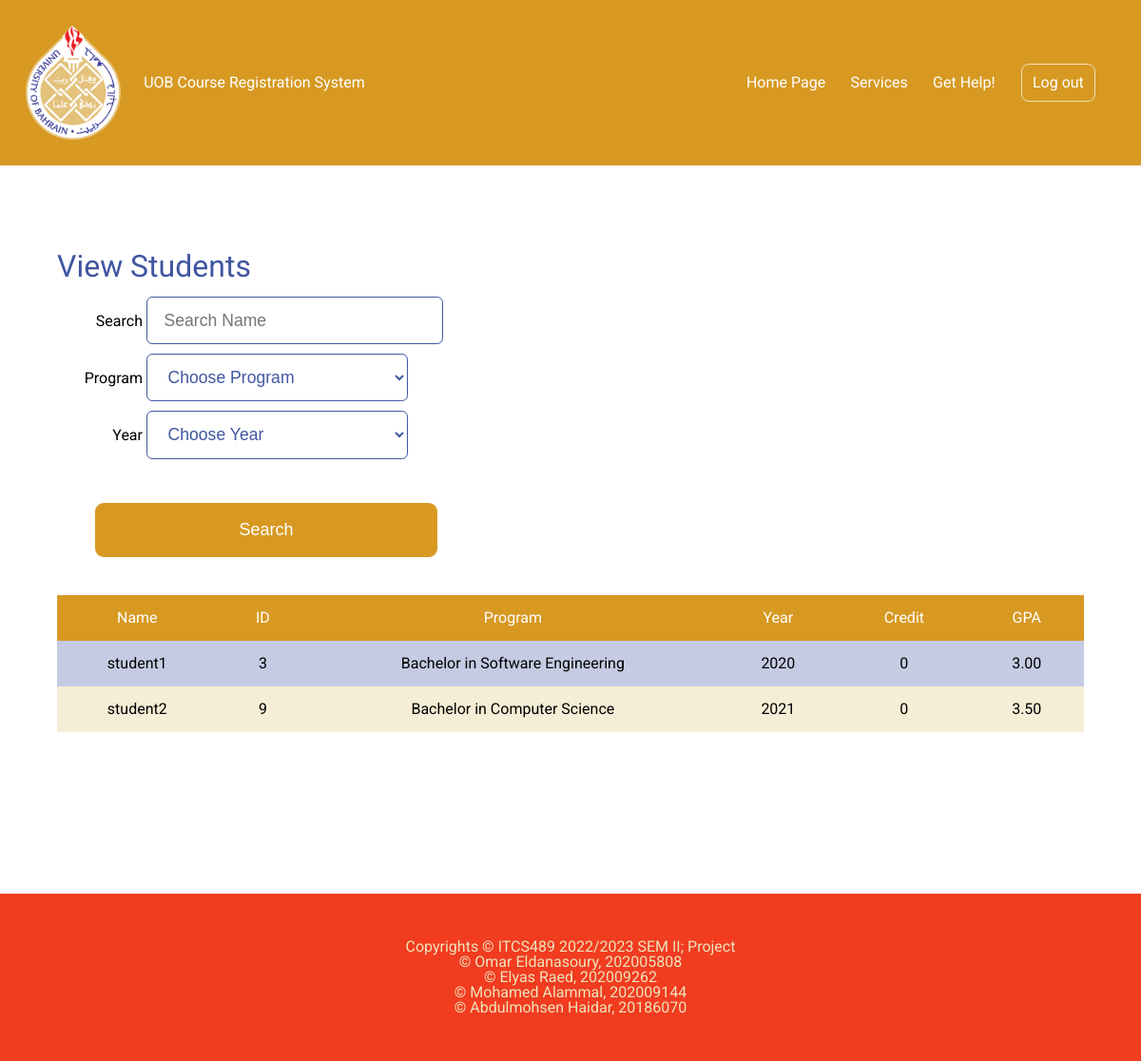
Before: /dean-hod/view-students.php (signed in) with the older database file.
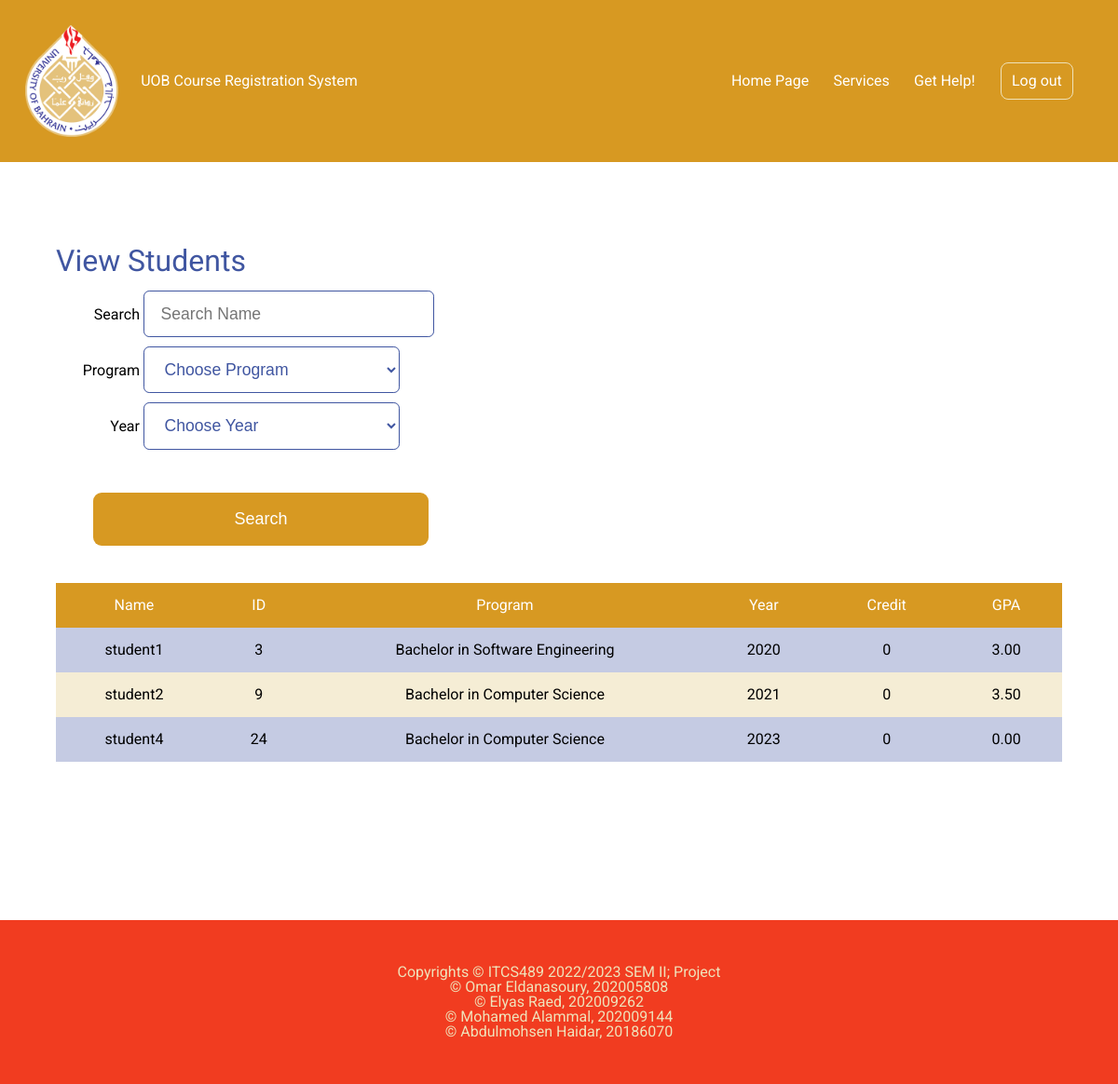
After: the same page with the newer database file.
### tables this page shows
CREATE TABLE `student_info` (
  `student_id` int(10) NOT NULL,
  `gpa` decimal(4,2) NOT NULL,
  `prog_id` int(10) DEFAULT NULL,
  `credits_done` int(3) NOT NULL,
  `year` int(3) NOT NULL
);

CREATE TABLE `users` (
  `user_id` int(10) NOT NULL,
  `type_id` int(10) NOT NULL,
  `username` varchar(150) NOT NULL,
  `email` varchar(255) NOT NULL,
  `password` varchar(255) NOT NULL,
  `college_id` int(10) DEFAULT NULL,
  `dep_id` int(10) DEFAULT NULL,
  `gender` enum('M','F') NOT NULL
);

CREATE TABLE `program_college` (
  `program_id` int(10) NOT NULL,
  `college_id` int(10) DEFAULT NULL,
  `program_name` varchar(50) NOT NULL
);

### dean-hod/view-students.php (the view, shortened to what this page needs)
<!DOCTYPE html>
<html lang="en">
<head>
    <link rel="stylesheet" href="../css/reset.css">
    <link rel="stylesheet" href="../css/style.css">
</head>
<body>
    <?php require('../header.php'); ?>
    <main class="" style="background-color: white; background-image: none; text-align: left; ">
        <h1 class="catalogue-header" style="color: #4056A1;">View Students</h1>
        <form action="" method="post">
            <div class="div">
                <label for="name">Search</label>
                <input type="text" id="name" name="name" placeholder="Search Name" value="<?php $nameValidation = "/^[a-zA-Z]*$/";
                                                                                            if (isset($_POST['name'])) {
                                                                                                if (trim($_POST['name']) != "" && preg_match($nameValidation, $_POST['name'])) {
                                                                                                    echo $_POST['name'];
                                                                                                }
                                                                                            } ?>">
            </div>
            <div class="div">
                <label for="program">Program</label>
                <select class="selecter" name="program" id="program">
                    <option value="" <?php if (!isset($_POST['program'])) {
                                            echo "selected";
                                        }   ?>>Choose Program</option>
                </select>
            </div>
            <div class="div">
                <label for="year">Year</label>
                <select class="selecter" name="year">
                    <option value="" <?php if (!isset($_POST['year'])) {
                                            echo "selected";
                                        }   ?>>Choose Year</option>
                </select>
            </div>
            <div class="div">
                <input type="submit" class="butn primary-butn sign-butn small" style="margin-left:100px;" name="get-students" id="get-students" value="Search">
            </div>
        </form>
        <div id="studentTable">
            <table>
                <thead>
                    <tr>
                        <th class="th-color">Name</th>
                        <th class="th-color">ID</th>
                        <th class="th-color">Program</th>
                        <th class="th-color">Year</th>
                        <th class="th-color">Credit</th>
                        <th class="th-color">GPA</th>
                    </tr>
                </thead>
                <tbody>
                    <?php try {
                        require('../connection.php');
                        $condition = "1";
                        $r = $db->query("SELECT * FROM `student_info` as s INNER JOIN `program_college` as p on s.prog_id=p.program_id INNER JOIN college as c ON p.college_id=c.college_id INNER JOIN users as u ON s.student_id=u.user_id WHERE $condition");
                        if ($r->rowCount() == 0) {
                            echo "<tr><td colspan='6'>No Results Found!</td></tr>";
                        } else {
                            while ($row = $r->fetch()) {
                                echo "<tr>";
                                echo "<td>" . $row['username'] . "</td>";
                                echo "<td>" . $row['student_id'] . "</td>";
                                echo "<td>" . $row['program_name'] . "</td>";
                                echo "<td>" . $row['year'] . "</td>";
                                echo "<td>" . $row['credits_done'] . "</td>";
                                echo "<td>" . $row['gpa'] . "</td>";
                                echo "</tr>";
                            }
                        }
                    } catch (PDOException $i) {
                        echo "Error occurred";
                        die($i->getMessage());
                    } ?>
                </tbody>
            </table>
        </div>
    </main>
    <?php
    require("../footer.php");
    ?>
</body>
</html

### header.php (shortened to what this page needs)
<?php
if (isset($_SESSION["activeUser"])) {
?>
    <link rel="stylesheet" href="css/style.css">
    <div id="container">
        <header>
            <a href="/course-registration-system/index.php" id="logo">
                <img class="uob-logo" src="/course-registration-system/images/uob-logo.png" alt="University of Bahrian Logo">
                <p style="margin-left: 1.5em;">UOB Course Registration System</p>
            </a>
            <div id="nav">
                <a href="/course-registration-system/index.php">Home Page</a>
                <a href="/course-registration-system/index.php">
                    Services
                </a>
                <a href="/course-registration-system/help.php">Get Help!</a>
                <a href="/course-registration-system/logout.php" class="butn">Log out</a>
            </div>
        </header>
    </div>
<?php
}
?>

### footer.php
<footer>
    <p>Copyrights &copy; ITCS489 2022/2023 SEM II; Project</p>
    <p>&copy; Omar Eldanasoury, 202005808</p>
    <p>&copy; Elyas Raed, 202009262</p>
    <p>&copy; Mohamed Alammal, 202009144</p>
    <p>&copy; Abdulmohsen Haidar, 20186070</p>
</footer>

### css/style.css (style rules this page uses)
body { font-family: 'Roboto', sans-serif; padding: 0; margin: 0; }
.uob-logo { height: 7.5em; }
#container { background-color: #D79922; padding: 1em; }
header { display: flex; justify-content: space-between; }
a { text-decoration: none; color: white; padding: 0.7em; }
#logo { min-width: min-content; max-width: max-content; display: flex; flex-direction: row; align-items: center; }
.butn { border: #EFE2BA 0.115em solid; border-radius: 0.5em; margin-left: 0.75em; display: inline-block; }
.primary-butn { background-color: #D79922; border: none; color: white; font-size: large; }
#nav { margin-top: auto; margin-bottom: auto; display: inline; margin-right: 2em; }
main { width: 100%; text-align: left; padding-top: 5rem; padding-bottom: 10rem; }
main h1 { color: #D79922; font-size: 3.5em; }
footer { background-color: #F13C20; padding: 3em 2em; text-align: center; color: #EFE2BA; margin-top: 0; }
.sign-butn { padding: 1em 7.25em; }
form input[type=text], form input[type=password], form input[type=number], form input[type=date], form input[type=datetime-local], form input[type=time], .selecter { padding: 0.75em 1em; border: 1px solid #4056A1; font-weight: 300; width: 275px; font-size: 1.1em; background-color: white; color: #4056A1; border-radius: 0.35em; }
.catalogue-header { font-size: 2em; margin-left: 5%; margin-bottom: 0.5em; text-align: left; }
.small { width: 30%; margin-top: 2em; }
table { width: 90%; margin-right: auto; margin-left: auto; margin-top: 2.5em; text-align: center; }
th { background-color: #D79922; padding: 1em 1.5em; color: white; }
td { padding: 1em 1.5em; color: black; }
tr:nth-child(even) { background-color: #EFE2BA99; color: black; }
tr:nth-child(odd) { background-color: #C5CBE3; }

### dean-hod/view-students.php (style rules this page uses)
div { margin-bottom: 10px; }
label { display: inline-block; width: 150px; text-align: right; }

Changed rows visible on the page:
added student_info: student_id.username "student4", student_id "24", prog.program_name "Bachelor in Computer Science", year "2023", credits_done "0", gpa "0.00"
